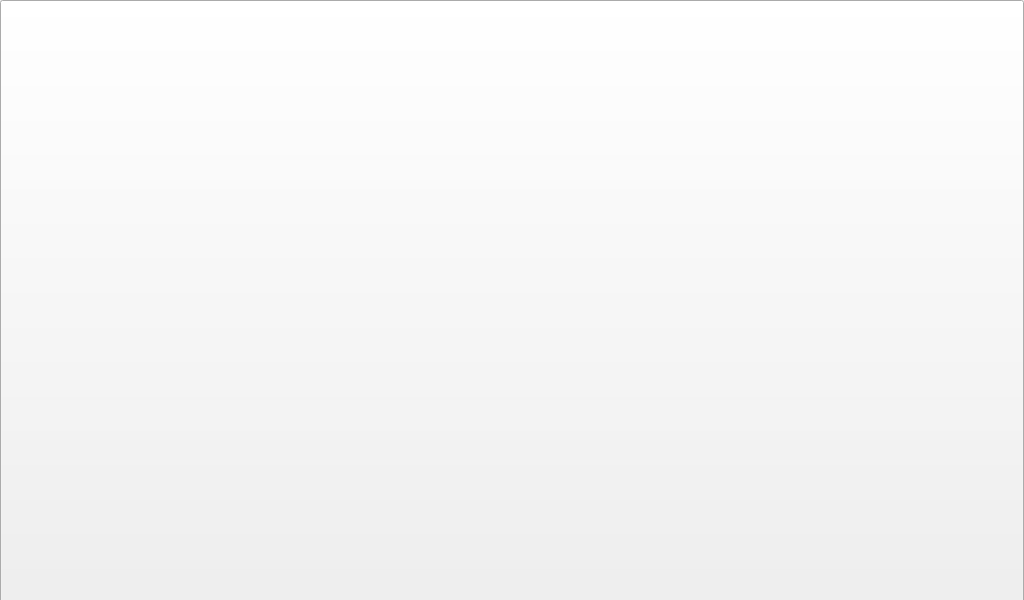
<?xml version="1.0" encoding="UTF-8"?>
<ui version="4.0">
 <class>AccesGranted</class>
 <widget class="QWidget" name="AccesGranted">
  <property name="geometry">
   <rect>
    <x>0</x>
    <y>0</y>
    <width>1024</width>
    <height>600</height>
   </rect>
  </property>
  <property name="windowTitle">
   <string>Form</string>
  </property>
  <widget class="QLabel" name="background_screen">
   <property name="geometry">
    <rect>
     <x>0</x>
     <y>0</y>
     <width>1024</width>
     <height>600</height>
    </rect>
   </property>
   <property name="text">
    <string/>
   </property>
   <property name="pixmap">
    <pixmap>graphic/emoto2.png</pixmap>
   </property>
  </widget>
  <widget class="QLabel" name="label_screen">
   <property name="geometry">
    <rect>
     <x>85</x>
     <y>20</y>
     <width>854</width>
     <height>480</height>
    </rect>
   </property>
   <property name="text">
    <string>TextLabel</string>
   </property>
  </widget>
  <widget class="QPushButton" name="button_screen">
   <property name="geometry">
    <rect>
     <x>0</x>
     <y>0</y>
     <width>1024</width>
     <height>644</height>
    </rect>
   </property>
   <property name="styleSheet">
    <string notr="true">	border-width: 1px;
	border-radius: 1px;
	color: rgb(146, 150, 150);
	font: 300 36pt &quot;Calibri Light&quot;;
	background-image (&quot;C:\Users\mjszo\Desktop\1\graphic\blang.png&quot;)</string>
   </property>
   <property name="text">
    <string/>
   </property>
  </widget>
 </widget>
 <resources/>
 <connections/>
</ui>
